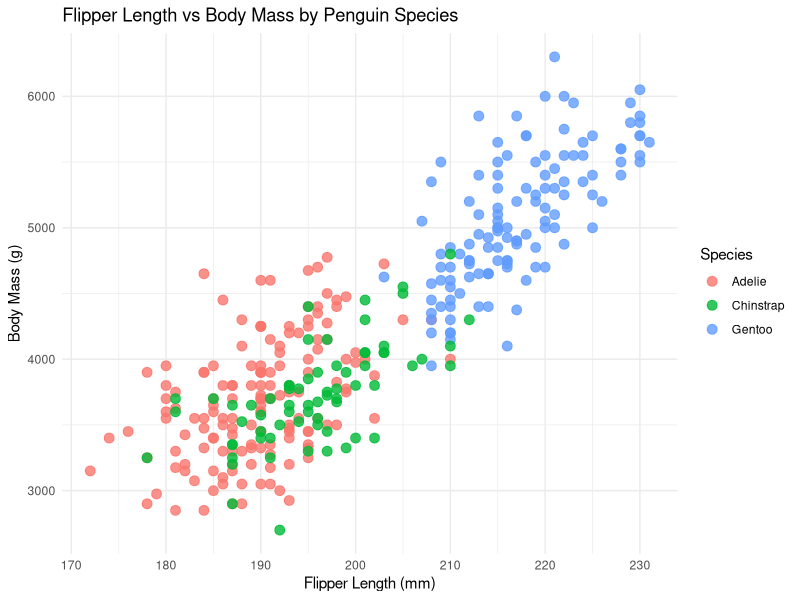
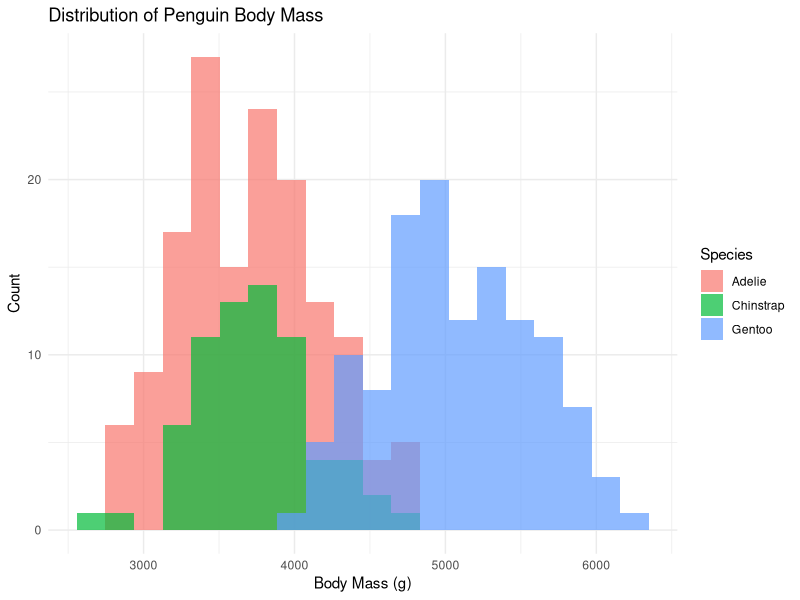
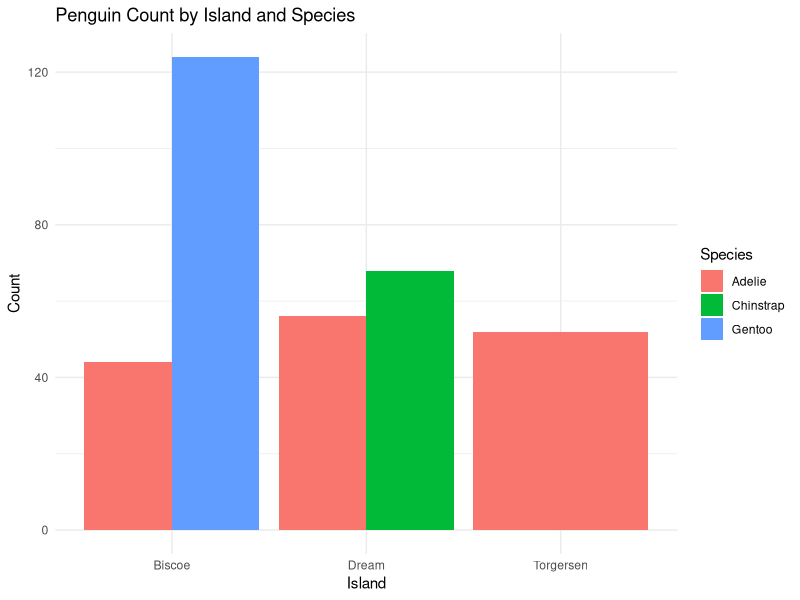
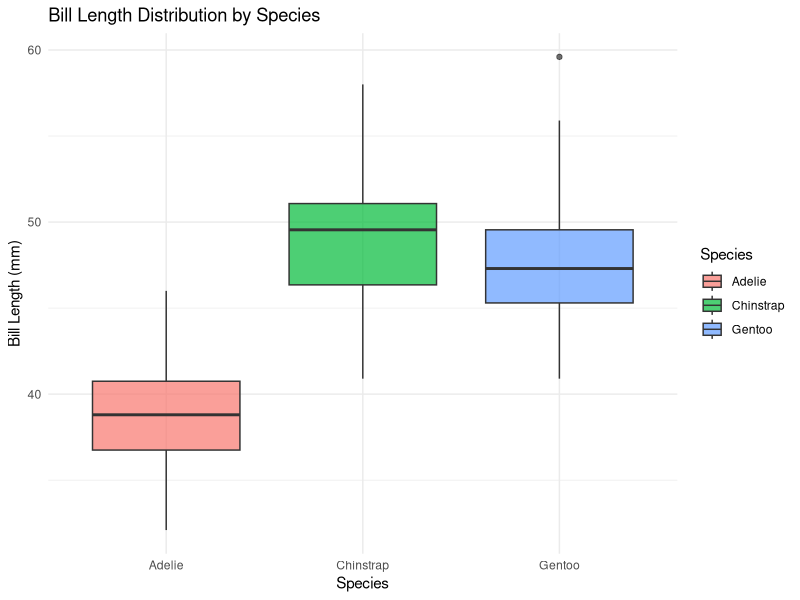

Write the R code that produced these figures, in order.
## ---- chunk 1
library(tidyverse)
library(palmerpenguins)
## ---- chunk 2
ggplot(penguins, aes(x = flipper_length_mm, y = body_mass_g, color = species)) +
  geom_point(size = 3, alpha = 0.8) +
  labs(
    title = "Flipper Length vs Body Mass by Penguin Species",
    x = "Flipper Length (mm)",
    y = "Body Mass (g)",
    color = "Species"
  ) +
  theme_minimal()
## ---- chunk 3
ggplot(penguins, aes(x = body_mass_g, fill = species)) +
  geom_histogram(bins = 20, alpha = 0.7, position = "identity") +
  labs(
    title = "Distribution of Penguin Body Mass",
    x = "Body Mass (g)",
    y = "Count",
    fill = "Species"
  ) +
  theme_minimal()
## ---- chunk 4
ggplot(penguins, aes(x = island, fill = species)) +
  geom_bar(position = "dodge") +
  labs(
    title = "Penguin Count by Island and Species",
    x = "Island",
    y = "Count",
    fill = "Species"
  ) +
  theme_minimal()
## ---- chunk 5
ggplot(penguins, aes(x = species, y = bill_length_mm, fill = species)) +
  geom_boxplot(alpha = 0.7) +
  labs(
    title = "Bill Length Distribution by Species",
    x = "Species",
    y = "Bill Length (mm)",
    fill = "Species"
  ) +
  theme_minimal()
